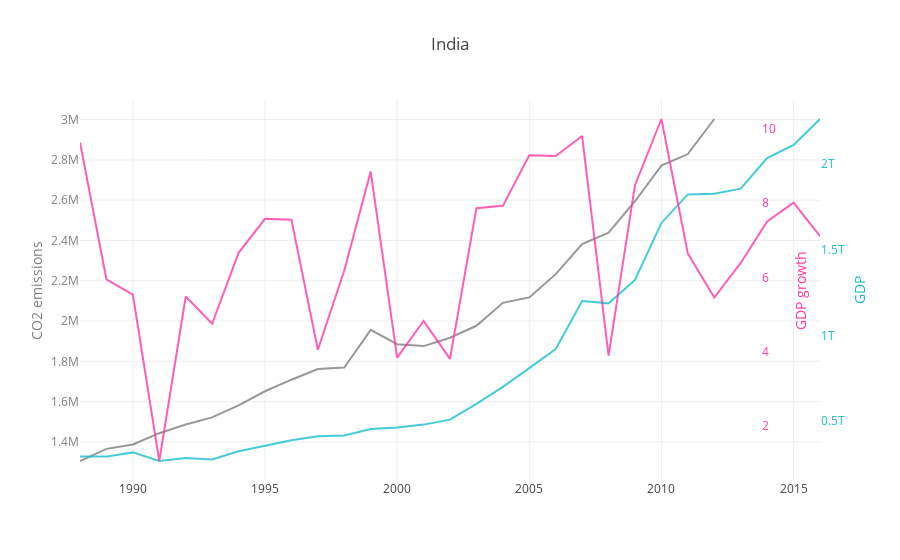

The notebook cell saved with this chart:
### Markdown cell above
For Russia it is difficult to spot any correlation between the plots whatsoever...

### Code cell
# plotting data for the 4th country

n=3
data.append([trace_CO2[n],trace_GDP[n], trace_Growth[n]])
layout['title'] = selCountries002[n]
plotly.offline.iplot({
    "data": data[n],
    "layout": layout
},  validate=False)
